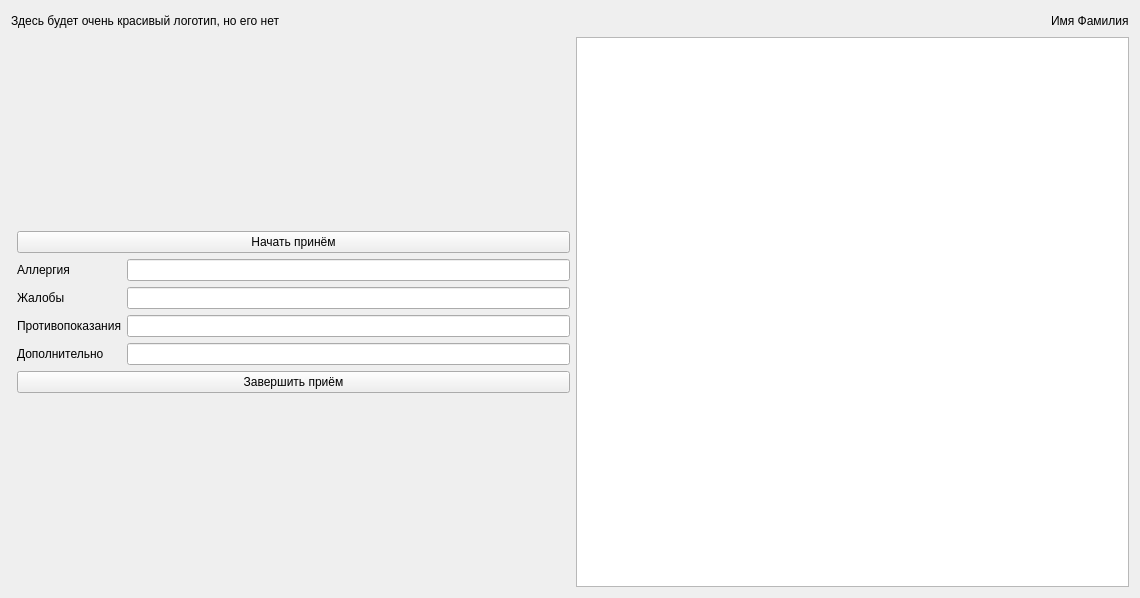
<?xml version="1.0" encoding="UTF-8"?>
<ui version="4.0">
 <class>Form</class>
 <widget class="QWidget" name="Form">
  <property name="geometry">
   <rect>
    <x>0</x>
    <y>0</y>
    <width>1140</width>
    <height>598</height>
   </rect>
  </property>
  <property name="windowTitle">
   <string>Form</string>
  </property>
  <layout class="QGridLayout" name="gridLayout">
   <item row="1" column="1">
    <layout class="QVBoxLayout" name="verticalLayout">
     <item>
      <spacer name="verticalSpacer_2">
       <property name="orientation">
        <enum>Qt::Vertical</enum>
       </property>
       <property name="sizeHint" stdset="0">
        <size>
         <width>20</width>
         <height>40</height>
        </size>
       </property>
      </spacer>
     </item>
     <item>
      <widget class="QPushButton" name="start_session">
       <property name="text">
        <string>Начать принём</string>
       </property>
      </widget>
     </item>
     <item>
      <layout class="QFormLayout" name="formLayout_2">
       <item row="0" column="0">
        <widget class="QLabel" name="label">
         <property name="text">
          <string>Аллергия</string>
         </property>
        </widget>
       </item>
       <item row="1" column="0">
        <widget class="QLabel" name="label_2">
         <property name="text">
          <string>Жалобы</string>
         </property>
        </widget>
       </item>
       <item row="2" column="0">
        <widget class="QLabel" name="label_3">
         <property name="text">
          <string>Противопоказания</string>
         </property>
        </widget>
       </item>
       <item row="3" column="0">
        <widget class="QLabel" name="label_4">
         <property name="text">
          <string>Дополнительно</string>
         </property>
        </widget>
       </item>
       <item row="0" column="1">
        <widget class="QLineEdit" name="Alergy"/>
       </item>
       <item row="1" column="1">
        <widget class="QLineEdit" name="Abnormal"/>
       </item>
       <item row="2" column="1">
        <widget class="QLineEdit" name="Deff"/>
       </item>
       <item row="3" column="1">
        <widget class="QLineEdit" name="other"/>
       </item>
      </layout>
     </item>
     <item>
      <widget class="QPushButton" name="end_session">
       <property name="text">
        <string>Завершить приём</string>
       </property>
      </widget>
     </item>
     <item>
      <spacer name="verticalSpacer">
       <property name="orientation">
        <enum>Qt::Vertical</enum>
       </property>
       <property name="sizeHint" stdset="0">
        <size>
         <width>20</width>
         <height>40</height>
        </size>
       </property>
      </spacer>
     </item>
    </layout>
   </item>
   <item row="0" column="0" colspan="3">
    <layout class="QHBoxLayout" name="horizontalLayout">
     <item>
      <widget class="QLabel" name="logo">
       <property name="text">
        <string>Здесь будет очень красивый логотип, но его нет</string>
       </property>
      </widget>
     </item>
     <item>
      <spacer name="horizontalSpacer">
       <property name="orientation">
        <enum>Qt::Horizontal</enum>
       </property>
       <property name="sizeHint" stdset="0">
        <size>
         <width>40</width>
         <height>20</height>
        </size>
       </property>
      </spacer>
     </item>
     <item>
      <widget class="QLabel" name="name">
       <property name="text">
        <string>Имя Фамилия</string>
       </property>
      </widget>
     </item>
    </layout>
   </item>
   <item row="1" column="2">
    <widget class="QTableWidget" name="table"/>
   </item>
  </layout>
 </widget>
 <resources/>
 <connections/>
</ui>
